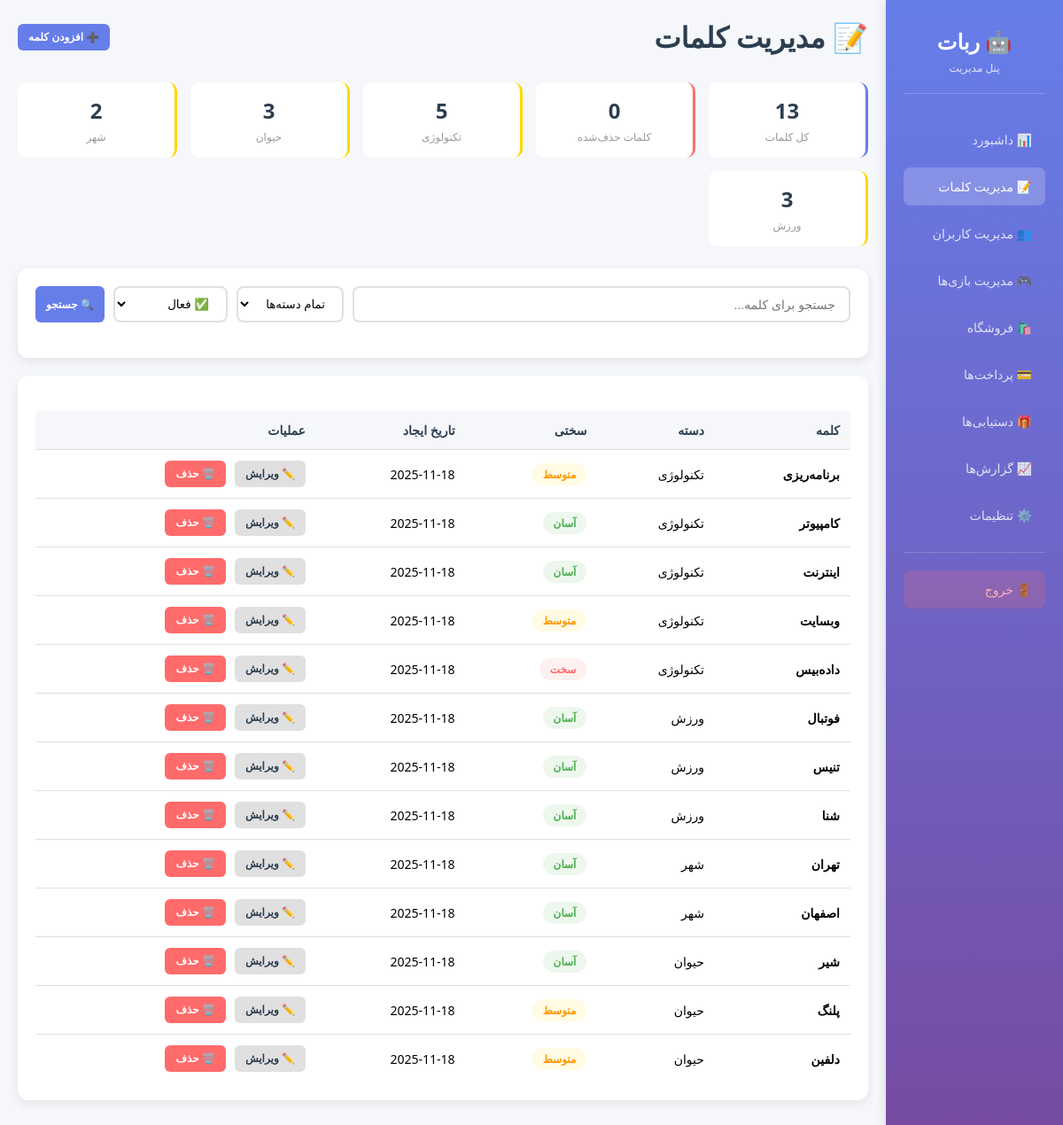
The page /admin/words.php (signed in) on the database its author committed.
### tables this page shows
CREATE TABLE words (
    id INT PRIMARY KEY AUTO_INCREMENT,
    word VARCHAR(255) NOT NULL UNIQUE,
    category VARCHAR(100),
    difficulty ENUM('آسان', 'متوسط', 'سخت') DEFAULT 'متوسط',
    is_active TINYINT DEFAULT 1,
    created_at TIMESTAMP DEFAULT CURRENT_TIMESTAMP,
    INDEX idx_category (category),
    INDEX idx_difficulty (difficulty),
    INDEX idx_active (is_active)
);

### Database.php (called while the page is built, shortened)
<?php
class Database {
    private $conn;
    public function __construct() {
        $this->conn = new mysqli(DB_HOST, DB_USER, DB_PASS, DB_NAME);
        $this->conn->set_charset("utf8mb4");
        $this->conn->query("SET NAMES utf8mb4");
    }
    public function query($sql, $types = "", $params = []) {
        $stmt = $this->conn->prepare($sql);
        if (!$stmt->execute()) {
            $this->lastError = $stmt->error;
            $this->logError('Execute Error: ' . $sql . ' | ' . $this->lastError);
            return null;
        }
        return $stmt;
    }
    public function select($sql, $types = "", $params = []) {
        $stmt = $this->query($sql, $types, $params);
        $result = $stmt->get_result();
        $data = $result->fetch_all(MYSQLI_ASSOC);
        return $data ?: [];
    }
    public function selectOne($sql, $types = "", $params = []) {
        $result = $this->select($sql, $types, $params);
        return !empty($result) ? $result[0] : null;
    }
    public function count($table, $where = "", $types = "", $params = []) {
        $sql = "SELECT COUNT(*) as count FROM $table";
        if (!empty($where)) {
            $sql .= " WHERE $where";
        }
        $result = $this->selectOne($sql, $types, $params);
        return $result['count'] ?? 0;
    }
}
?>

### init.php (called while the page is built, shortened)
<?php
require_once 'Database.php';
$db = new Database();
function sanitize_input($data) {
    return htmlspecialchars(trim($data), ENT_QUOTES, 'UTF-8');
}

### admin/words.php (the view, shortened to what this page needs)
<?php
require_once '../init.php';
$filter = $_GET['filter'] ?? 'active';
$search = sanitize_input($_GET['search'] ?? '');
$params = [];
$types = '';
$whereClause = $filter === 'active' ? "is_active = 1" : "is_active = 0";
$words = $db->select("SELECT * FROM words WHERE $whereClause ORDER BY created_at DESC", $types, $params);
$totalWords = $db->count('words', "is_active = 1");
$deletedWords = $db->count('words', "is_active = 0");
$wordStats = $db->select("SELECT category, COUNT(*) as count FROM words WHERE is_active = 1 GROUP BY category");
?>
<!DOCTYPE html>
<html lang="fa" dir="rtl">
<head>
    <link rel="stylesheet" href="styles.css">
</head>
<body>
    <nav class="sidebar">
        <div class="sidebar-header">
            <h2>🤖 ربات</h2>
            <p>پنل مدیریت</p>
        </div>
        <ul class="nav-menu">
            <li class="nav-item"><a href="dashboard.php" class="nav-link">📊 داشبورد</a></li>
            <li class="nav-item"><a href="words.php" class="nav-link active">📝 مدیریت کلمات</a></li>
            <li class="nav-item"><a href="users.php" class="nav-link">👥 مدیریت کاربران</a></li>
            <li class="nav-item"><a href="games.php" class="nav-link">🎮 مدیریت بازی‌ها</a></li>
            <li class="nav-item"><a href="shop.php" class="nav-link">🛍️ فروشگاه</a></li>
            <li class="nav-item"><a href="payments.php" class="nav-link">💳 پرداخت‌ها</a></li>
            <li class="nav-item"><a href="achievements.php" class="nav-link">🎁 دستیابی‌ها</a></li>
            <li class="nav-item"><a href="reports.php" class="nav-link">📈 گزارش‌ها</a></li>
            <li class="nav-item"><a href="settings.php" class="nav-link">⚙️ تنظیمات</a></li>
        </ul>
        <div class="logout-btn">
            <a href="logout.php" class="logout-link">🚪 خروج</a>
        </div>
    </nav>
    <div class="main-content">
        <div class="content-header">
            <h1>📝 مدیریت کلمات</h1>
            <button class="btn btn-primary" onclick="openAddWordModal()">➕ افزودن کلمه</button>
        </div>
        <div class="stats-row">
            <div class="stat-mini">
                <div class="value"><?php echo $totalWords; ?></div>
                <div class="label">کل کلمات</div>
            </div>
            <div class="stat-mini" style="border-right-color: var(--danger);">
                <div class="value"><?php echo $deletedWords; ?></div>
                <div class="label">کلمات حذف‌شده</div>
            </div>
            <?php foreach ($wordStats as $stat): ?>
            <div class="stat-mini" style="border-right-color: var(--warning);">
                <div class="value"><?php echo $stat['count']; ?></div>
                <div class="label"><?php echo htmlspecialchars($stat['category']); ?></div>
            </div>
            <?php endforeach; ?>
        </div>
        <div class="card">
            <div class="card-body">
                <form method="GET" class="search-bar">
                    <input
                        type="text"
                        name="search"
                        class="search-input"
                        placeholder="جستجو برای کلمه..."
                        value="<?php echo htmlspecialchars($search); ?>"
                    >
                    <select name="category" class="filter-select">
                        <option value="">تمام دسته‌ها</option>
                    </select>
                    <select name="filter" class="filter-select">
                        <option value="active" <?php echo $filter === 'active' ? 'selected' : ''; ?>>✅ فعال</option>
                    </select>
                    <button type="submit" class="btn btn-primary">🔍 جستجو</button>
                </form>
            </div>
        </div>
        <div class="card">
            <div class="card-body">
                <table class="words-table">
                    <thead>
                        <tr>
                            <th>کلمه</th>
                            <th>دسته</th>
                            <th>سختی</th>
                            <th>تاریخ ایجاد</th>
                            <th>عملیات</th>
                        </tr>
                    </thead>
                    <tbody>
                        <?php if (empty($words)): ?>
                        <tr>
                            <td colspan="5" style="text-align: center; color: #999;">هیچ کلمه‌ای یافت نشد</td>
                        </tr>
                        <?php else: ?>
                            <?php foreach ($words as $word): ?>
                            <tr>
                                <td><strong><?php echo htmlspecialchars($word['word']); ?></strong></td>
                                <td><?php echo htmlspecialchars($word['category']); ?></td>
                                <td>
                                    <?php
                                    $diffClass = [
                                        'آسان' => 'difficulty-easy',
                                        'متوسط' => 'difficulty-medium',
                                        'سخت' => 'difficulty-hard'
                                    ][$word['difficulty']] ?? 'difficulty-easy';
                                    ?>
                                    <span class="difficulty-badge <?php echo $diffClass; ?>">
                                        <?php echo htmlspecialchars($word['difficulty']); ?>
                                    </span>
                                </td>
                                <td><?php echo date('Y-m-d', strtotime($word['created_at'])); ?></td>
                                <td>
                                    <div class="action-buttons">
                                        <button class="btn btn-secondary" onclick='editWord(<?php echo json_encode($word, JSON_UNESCAPED_UNICODE); ?>)'>✏️ ویرایش</button>
                                        <?php if ($filter === 'active'): ?>
                                        <form method="POST" style="display: inline;" onsubmit="return confirm('آیا مطمئن هستید؟');">
                                            <button type="submit" class="btn btn-danger">🗑️ حذف</button>
                                        </form>
                                        <?php endif; ?>
                                    </div>
                                </td>
                            </tr>
                            <?php endforeach; ?>
                        <?php endif; ?>
                    </tbody>
                </table>
            </div>
        </div>
    </div>
</body>
</html>

### admin/styles.css (style rules this page uses)
* { margin: 0; padding: 0; box-sizing: border-box; }
:root { --primary: #667eea; --primary-dark: #5568d3; --secondary: #764ba2; --success: #4CAF50; --warning: #FFD700; --danger: #ff6b6b; --dark: #2c3e50; --light: #ecf0f1; --white: #ffffff; --border: #e0e0e0; }
html, body { height: 100%; font-family: 'Segoe UI', Tahoma, sans-serif; background: #f5f7fa; }
body { display: flex; }
.sidebar { width: 250px; background: linear-gradient(180deg, var(--primary), var(--secondary)); color: white; padding: 30px 20px; height: 100vh; overflow-y: auto; position: fixed; right: 0; z-index: 1000; box-shadow: -2px 0 10px rgba(0, 0, 0, 0.1); }
.sidebar-header { margin-bottom: 30px; text-align: center; padding-bottom: 20px; border-bottom: 1px solid rgba(255, 255, 255, 0.2); }
.sidebar-header h2 { font-size: 24px; margin-bottom: 5px; }
.sidebar-header p { font-size: 12px; opacity: 0.8; }
.nav-menu { list-style: none; }
.nav-item { margin-bottom: 10px; }
.nav-link { display: flex; align-items: center; padding: 12px 15px; color: rgba(255, 255, 255, 0.8); text-decoration: none; border-radius: 8px; transition: all 0.3s ease; font-size: 14px; cursor: pointer; }
.nav-link.active { background: rgba(255, 255, 255, 0.2); color: white; }
.logout-btn { margin-top: 20px; padding-top: 20px; border-top: 1px solid rgba(255, 255, 255, 0.2); }
.logout-link { display: flex; align-items: center; padding: 12px 15px; background: rgba(255, 107, 107, 0.2); color: #FFB3B3; text-decoration: none; border-radius: 8px; transition: all 0.3s ease; font-size: 14px; cursor: pointer; }
.main-content { margin-right: 250px; flex: 1; padding: 30px; overflow-y: auto; height: 100vh; }
.content-header { display: flex; justify-content: space-between; align-items: center; margin-bottom: 30px; }
.content-header h1 { color: var(--dark); font-size: 32px; }
.card { background: white; border-radius: 12px; box-shadow: 0 4px 12px rgba(0, 0, 0, 0.08); overflow: hidden; margin-bottom: 20px; }
.card-body { padding: 20px; }
table { width: 100%; border-collapse: collapse; font-size: 14px; }
th { background: #f5f7fa; padding: 12px; text-align: right; color: var(--dark); font-weight: 600; border-bottom: 2px solid var(--border); }
td { padding: 12px; border-bottom: 1px solid var(--border); }
tr:last-child td { border-bottom: none; }
.action-buttons { display: flex; gap: 10px; }
.btn { padding: 8px 12px; border: none; border-radius: 6px; cursor: pointer; font-size: 12px; font-weight: 600; transition: all 0.3s ease; text-decoration: none; display: inline-flex; align-items: center; gap: 5px; }
.btn-primary { background: var(--primary); color: white; }
.btn-secondary { background: #e0e0e0; color: var(--dark); }
.btn-danger { background: var(--danger); color: white; }
@media (max-width: 1200px) { .sidebar { width: 200px; } }
@media (max-width: 1200px) { .main-content { margin-right: 200px; padding: 20px; } }
.search-bar { display: flex; gap: 10px; margin-bottom: 20px; flex-wrap: wrap; }
.search-input { flex: 1; min-width: 250px; padding: 10px 15px; border: 2px solid #e0e0e0; border-radius: 8px; font-size: 14px; }
.filter-select { padding: 10px 15px; border: 2px solid #e0e0e0; border-radius: 8px; background: white; cursor: pointer; }
.words-table { width: 100%; margin-top: 20px; }
.words-table th, .words-table td { padding: 12px; text-align: right; border-bottom: 1px solid #e0e0e0; }
.words-table th { background: #f5f7fa; font-weight: 600; color: var(--dark); }
.difficulty-badge { display: inline-block; padding: 4px 12px; border-radius: 20px; font-size: 12px; font-weight: 600; }
.difficulty-easy { background: rgba(76, 175, 80, 0.1); color: var(--success); }
.difficulty-medium { background: rgba(255, 215, 0, 0.1); color: #FF9800; }
.difficulty-hard { background: rgba(255, 107, 107, 0.1); color: var(--danger); }
.stats-row { display: grid; grid-template-columns: repeat(auto-fit, minmax(150px, 1fr)); gap: 15px; margin-bottom: 25px; }
.stat-mini { background: white; padding: 15px; border-radius: 10px; text-align: center; border-right: 3px solid var(--primary); }
.stat-mini .value { font-size: 24px; font-weight: 700; color: var(--dark); }
.stat-mini .label { font-size: 12px; color: #999; margin-top: 5px; }

### rows shown on the page
words: word "برنامه‌ریزی", category "تکنولوژی", difficulty "متوسط", created_at "2025-11-18"
words: word "کامپیوتر", category "تکنولوژی", difficulty "آسان", created_at "2025-11-18"
words: word "اینترنت", category "تکنولوژی", difficulty "آسان", created_at "2025-11-18"
words: word "وبسایت", category "تکنولوژی", difficulty "متوسط", created_at "2025-11-18"
words: word "داده‌بیس", category "تکنولوژی", difficulty "سخت", created_at "2025-11-18"
words: word "فوتبال", category "ورزش", difficulty "آسان", created_at "2025-11-18"
words: word "تنیس", category "ورزش", difficulty "آسان", created_at "2025-11-18"
words: word "شنا", category "ورزش", difficulty "آسان", created_at "2025-11-18"
words: word "تهران", category "شهر", difficulty "آسان", created_at "2025-11-18"
words: word "اصفهان", category "شهر", difficulty "آسان", created_at "2025-11-18"
words: word "شیر", category "حیوان", difficulty "آسان", created_at "2025-11-18"
words: word "پلنگ", category "حیوان", difficulty "متوسط", created_at "2025-11-18"
words: word "دلفین", category "حیوان", difficulty "متوسط", created_at "2025-11-18"

### other values the page prints
$totalWords "13"
$deletedWords "0"
$stat['count'] "5"
$stat['category'] "تکنولوژی"
$stat['count'] "3"
$stat['category'] "حیوان"
$stat['count'] "2"
$stat['category'] "شهر"
$stat['category'] "ورزش"
